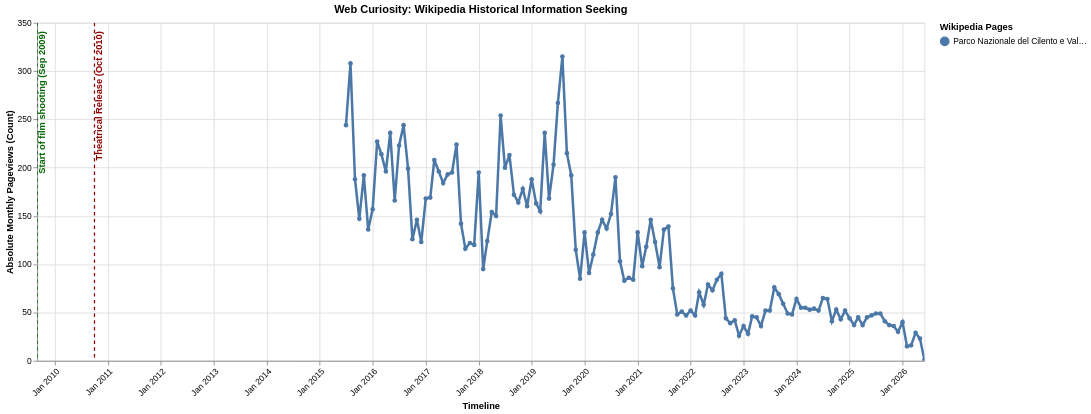

Source (Vega-Lite JSON):
### Vega-Lite specification from a JSON file in a GitHub repository (floating-point values rounded to 4 significant figures; data arrays with more than 128 entries replaced by an {"elided": "..."} marker saying what was removed)
{"config": {"view": {"continuousWidth": 300, "continuousHeight": 300}}, "layer": [{"data": {"name": "data-373e48fc9d592f60774b13f308a2f5f2"}, "mark": {"type": "line", "point": true, "strokeWidth": 3}, "encoding": {"color": {"field": "Subject", "legend": {"title": "Wikipedia Pages"}, "scale": {"scheme": "tableau10"}, "type": "nominal"}, "tooltip": [{"field": "Date", "format": "%B %Y", "type": "temporal"}, {"field": "Subject", "type": "nominal"}, {"field": "Wiki_Views", "format": ",.0f", "type": "quantitative"}], "x": {"axis": {"format": "%b %Y", "labelAngle": -45}, "field": "Date", "title": "Timeline", "type": "temporal"}, "y": {"field": "Wiki_Views", "title": "Absolute Monthly Pageviews (Count)", "type": "quantitative"}}, "name": "view_61b98dd3ba3e2ec7_0"}, {"data": {"name": "data-1ae09eb40f3e4c475b7fb0436294cb5f"}, "mark": {"type": "rule", "size": 1.5, "strokeDash": [4, 4]}, "encoding": {"color": {"field": "Color", "scale": null, "type": "nominal"}, "x": {"field": "Date", "type": "temporal"}}}, {"data": {"name": "data-1ae09eb40f3e4c475b7fb0436294cb5f"}, "mark": {"type": "text", "align": "right", "angle": 270, "baseline": "top", "dx": 5, "fontSize": 11, "fontWeight": "bold"}, "encoding": {"color": {"field": "Color", "scale": null, "type": "nominal"}, "text": {"field": "Event", "type": "nominal"}, "x": {"field": "Date", "type": "temporal"}, "y": {"value": 15}}}], "height": 400, "params": [{"name": "param_1e9efca18e7a2868", "select": {"type": "interval", "encodings": ["x", "y"]}, "bind": "scales", "views": ["view_61b98dd3ba3e2ec7_0"]}], "title": "Web Curiosity: Wikipedia Historical Information Seeking", "width": 1050, "$schema": "https://vega.github.io/schema/vega-lite/v6.4.1.json", "datasets": {"data-373e48fc9d592f60774b13f308a2f5f2": {"elided": "132 records"}, "data-1ae09eb40f3e4c475b7fb0436294cb5f": [{"Date": "2009-09-01T00:00:00", "Event": "Start of film shooting (Sep 2009)", "Color": "#006400"}, {"Date": "2010-10-01T00:00:00", "Event": "Theatrical Release (Oct 2010)", "Color": "#8B0000"}]}}
